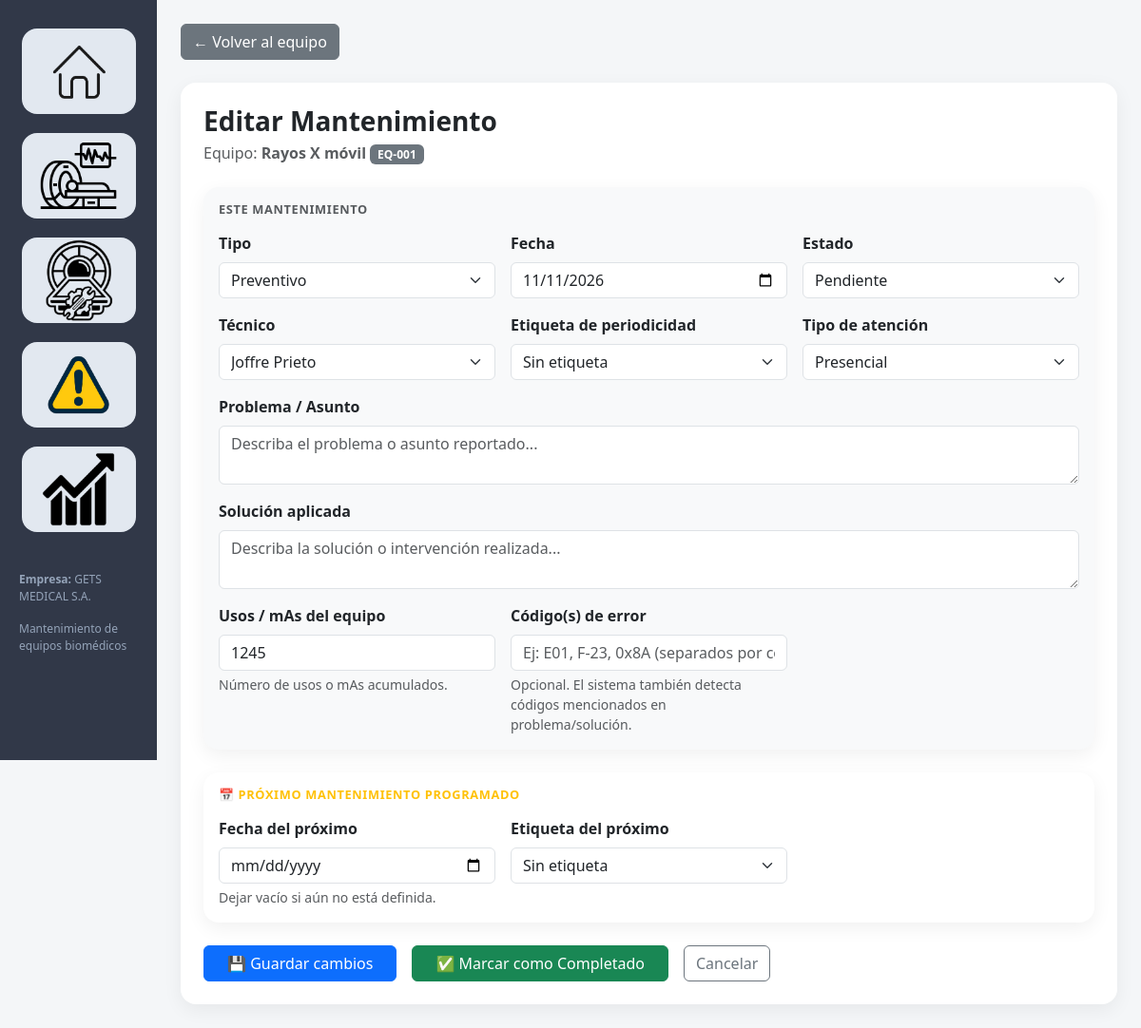
Before: /mantenimiento/10/editar/ with the older database file.
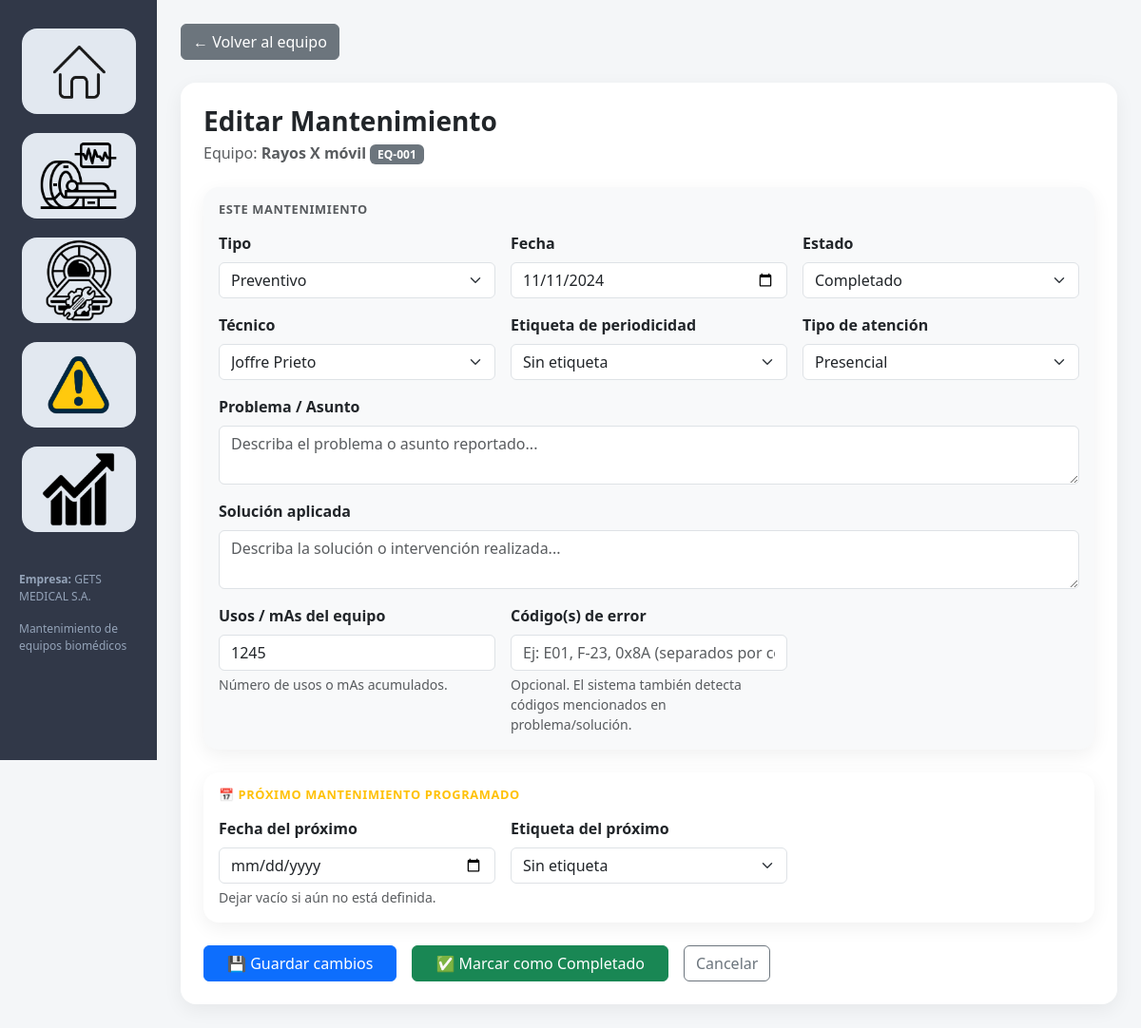
After: the same page with the newer database file.
### core/models.py (models this page shows, shortened)
class Mantenimiento(models.Model):
    TIPO_CHOICES = [
        ('preventivo',  'Preventivo'),
        ('correctivo',  'Correctivo'),
        ('predictivo',  'Predictivo'),
        ('otro',        'Otro'),
    ]
    ATENCION_CHOICES = [
        ('presencial', 'Presencial'),
        ('virtual',    'Virtual'),
    ]
    ETIQUETA_CHOICES = [
        ('bimestral',     'Bimestral'),
        ('trimestral',    'Trimestral'),
        ('cuatrimestral', 'Cuatrimestral'),
        ('semestral',     'Semestral'),
        ('anual',         'Anual'),
        ('otro',          'Otro'),
    ]
    programado  = models.BooleanField(
        default=False,
        help_text=(
            'True = mantenimiento programado (periódico, generado por el sistema). '
            'False = no programado (imprevisto o correctivo puntual).'
        )
    )
    serie_programada = models.ForeignKey(
        'self',
        null=True, blank=True,
        on_delete=models.SET_NULL,
        related_name='serie_hijos',
        help_text='Primer mantenimiento de la serie (null si es el primero)'
    )
    equipo      = models.ForeignKey(Equipo, on_delete=models.CASCADE)
    tipo        = models.CharField(max_length=50, choices=TIPO_CHOICES, default='preventivo')
    tipo_otro   = models.CharField(
        max_length=100,
        blank=True,
        null=True,
        help_text='Descripción si tipo es "otro"'
    )
    fecha       = models.DateField()
    tipo_atencion = models.CharField(
        max_length=20,
        choices=ATENCION_CHOICES,
        default='presencial',
        help_text='Modalidad de atención'
    )
    problema    = models.TextField(
        blank=True,
        null=True,
        help_text='Problema o asunto reportado'
    )
    solucion    = models.TextField(
        blank=True,
        null=True,
        help_text='Solución aplicada'
    )
    descripcion = models.TextField(blank=True, null=True)  # Mantenido por compatibilidad
    tecnico     = models.ForeignKey(Tecnico, on_delete=models.SET_NULL, null=True)
    estado      = models.CharField(max_length=50)
    costo       = models.FloatField()
    etiqueta           = models.CharField(
        max_length=20,
        choices=ETIQUETA_CHOICES,
        blank=True,
        null=True,
        help_text='Periodicidad de este mantenimiento'
    )
    etiqueta_otro      = models.CharField(
        max_length=100,
        blank=True,
        null=True,
        help_text='Descripción si etiqueta es "otro"'
    )
    fecha_proximo      = models.DateField(
        blank=True,
        null=True,
        help_text='Fecha programada para el próximo mantenimiento'
    )
    etiqueta_proximo   = models.CharField(
        max_length=20,
        choices=ETIQUETA_CHOICES,
        blank=True,
        null=True,
        help_text='Periodicidad del próximo mantenimiento'
    )
    etiqueta_proximo_otro = models.CharField(
        max_length=100,
        blank=True,
        null=True,
        help_text='Descripción si etiqueta_proximo es "otro"'
    )
    ciudad = models.CharField(
        max_length=100,
        blank=True,
        null=True,
        help_text='Ciudad o lugar donde se realiza el mantenimiento'
    )
    codigo_error = models.CharField(
        max_length=200,
        blank=True,
        null=True,
        help_text=(
            'Código(s) de error reportados por el equipo. '
            'Puede ingresar varios separados por coma. '
            'También se detectan códigos mencionados en problema/solución.'
        )
    )
    class Meta:
        unique_together = (
            'equipo', 'tipo', 'fecha',
            'tecnico', 'estado', 'costo'
        )

class Equipo(models.Model):
    TIPO_CHOICES = [
        ('rayos_x',          'Rayos X'),
        ('tomografo',        'Tomógrafo (CT)'),
        ('resonancia',       'Resonancia Magnética (RM)'),
        ('ultrasonido',      'Ultrasonido / Ecógrafo'),
        ('mamografo',        'Mamógrafo'),
        ('fluoroscopio',     'Fluoroscopio'),
        ('densitometro',     'Densitómetro óseo'),
        ('arco_c',           'Arco en C'),
        ('angiografo',       'Angiógrafo'),
        ('pet_scan',         'PET / PET-CT'),
        ('monitor',          'Monitor de signos vitales'),
        ('ventilador',       'Ventilador mecánico'),
        ('desfibrilador',    'Desfibrilador / DEA'),
        ('electrocardiografo','Electrocardiógraf (ECG)'),
        ('oximetro',         'Oxímetro de pulso'),
        ('bomba_infusion',   'Bomba de infusión'),
        ('incubadora',       'Incubadora neonatal'),
        ('electrobisturi',   'Electrobisturí'),
        ('laser_medico',     'Láser médico'),
        ('arco_quirurgico',  'Arco quirúrgico'),
        ('analizador',       'Analizador / Autoanalizador'),
        ('centrifuga',       'Centrífuga'),
        ('microscopio',      'Microscopio'),
        ('espectrofotometro','Espectrofotómetro'),
        ('autoclave',        'Autoclave / Esterilizador'),
        ('ultrasonido_rehab','Ultrasonido terapéutico'),
        ('electroterapia',   'Electroterapia / TENS'),
        ('laser_rehab',      'Láser terapéutico'),
        ('rayos_x_dental',   'Rayos X dental'),
        ('unidad_dental',    'Unidad odontológica'),
        ('otro',             'Otro'),
    ]
    codigo            = models.CharField(max_length=50, unique=True)
    nombre            = models.CharField(max_length=100)
    tipo              = models.CharField(
                            max_length=50,
                            choices=TIPO_CHOICES,
                            default='otro',
                            help_text='Categoría del equipo biomédico'
                        )
    tipo_otro         = models.CharField(
                            max_length=100,
                            blank=True,
                            null=True,
                            help_text='Especificar si el tipo es "Otro"'
                        )
    marca             = models.CharField(max_length=50)
    modelo            = models.CharField(max_length=50)
    serie             = models.CharField(max_length=50)
    ubicacion         = models.CharField(max_length=100)
    estado            = models.CharField(max_length=50)
    fecha_adquisicion = models.DateField(null=True, blank=True)
    criticidad        = models.CharField(max_length=20)
    usos_mas          = models.PositiveIntegerField(
        null=True,
        blank=True,
        help_text='Número de usos o mAs acumulados del equipo'
    )
    cliente           = models.ForeignKey(
        Cliente,
        on_delete=models.SET_NULL,
        null=True,
        blank=True,
        related_name='equipos',
        help_text='Cliente o institución propietaria del equipo'
    )
    tubo_modelo       = models.CharField(
        max_length=100,
        blank=True,
        null=True,
        help_text='Modelo del tubo de rayos X (dejar vacío si no aplica)'
    )
    tubo_serie        = models.CharField(
        max_length=100,
        blank=True,
        null=True,
        help_text='Número de serie del tubo de rayos X (dejar vacío si no aplica)'
    )
    class Meta:
        verbose_name        = 'Equipo'
        verbose_name_plural = 'Equipos'
        ordering            = ['codigo']

class Tecnico(models.Model):
    nombre = models.CharField(max_length=100)

### core/views.py (the view, shortened to what this page needs)
# urls.py: path('mantenimiento/<int:id>/editar/',          views.editar_mantenimiento,  name='editar_mantenimiento'),
def editar_mantenimiento(request, id):
    mantenimiento = get_object_or_404(Mantenimiento, id=id)
    return render(request, 'editar_mantenimiento.html', {
        'm':       mantenimiento,
        'tecnicos': Tecnico.objects.all(),
        'etiqueta_choices': Mantenimiento.ETIQUETA_CHOICES,
        'tipo_choices': Mantenimiento.TIPO_CHOICES,
        'atencion_choices': Mantenimiento.ATENCION_CHOICES,
    })

### core/templates/editar_mantenimiento.html (shortened to what the changed rows need)
{% extends 'base.html' %}
{% block content %}
<div class="card p-4">
    <p class="text-muted mb-4">
        Equipo: <strong>{{ m.equipo.nombre }}</strong>
        <span class="badge bg-secondary">{{ m.equipo.codigo }}</span>
    </p>
    <form method="post">
        <div class="card bg-light border-0 p-3 mb-4">
            <div class="row g-3">
                <div class="col-md-4">
                    <label class="form-label fw-bold">Tipo</label>
                    <select name="tipo" class="form-select" required
                            onchange="toggleTipoOtro(this.value)">
                        {% for val, label in tipo_choices %}
                        <option value="{{ val }}"
                            {% if m.tipo == val %}selected{% endif %}>
                            {{ label }}
                        </option>
                        {% endfor %}
                    </select>
                </div>
                <div class="col-md-4">
                    <label class="form-label fw-bold">Fecha</label>
                    <input type="date" name="fecha" class="form-control"
                           value="{{ m.fecha|date:'Y-m-d' }}" required>
                </div>
                <div class="col-md-4">
                    <label class="form-label fw-bold">Estado</label>
                    <select name="estado" class="form-select" required>
                        <option value="pendiente"  {% if m.estado == 'pendiente'  %}selected{% endif %}>Pendiente</option>
                        <option value="completado" {% if m.estado == 'completado' %}selected{% endif %}>Completado</option>
                    </select>
                </div>
                <div class="col-md-4">
                    <label class="form-label fw-bold">Técnico</label>
                    <select name="tecnico" class="form-select">
                        {% for t in tecnicos %}
                        <option value="{{ t.id }}"
                            {% if m.tecnico and m.tecnico.id == t.id %}selected{% endif %}>
                            {{ t.nombre }}
                        </option>
                        {% endfor %}
                    </select>
                </div>
                <div class="col-md-4">
                    <label class="form-label fw-bold">Tipo de atención</label>
                    <select name="tipo_atencion" class="form-select">
                        {% for val, label in atencion_choices %}
                        <option value="{{ val }}"
                            {% if m.tipo_atencion == val %}selected{% endif %}>
                            {{ label }}
                        </option>
                        {% endfor %}
                    </select>
                </div>
                <div class="col-md-4">
                    <label class="form-label fw-bold">Usos / mAs del equipo</label>
                    <input type="number" name="usos_mas" class="form-control"
                           min="0"
                           value="{{ m.equipo.usos_mas|default:'' }}"
                           placeholder="Ej: 125000">
                    <div class="form-text">Número de usos o mAs acumulados.</div>
                </div>
            </div>
        </div>
    </form>
</div>
{% endblock %}

Changed rows visible on the page:
changed Mantenimiento "Preventivo": fecha "11/11/2026" → "11/11/2024"; estado "Pendiente" → "Completado"
